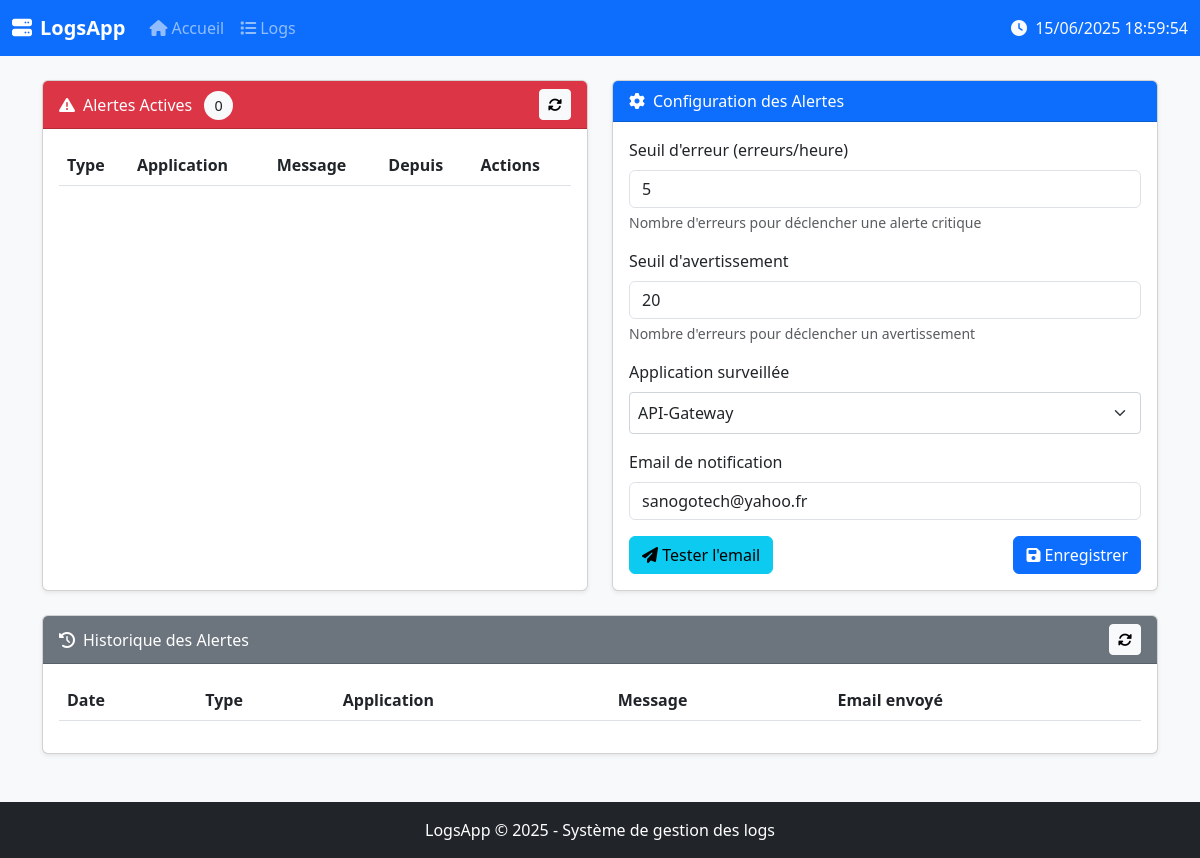
Screenshot of /alerts with the database file from the repository.
### tables this page shows
CREATE TABLE alert_config (
                    id INTEGER PRIMARY KEY AUTOINCREMENT,
                    error_threshold INTEGER DEFAULT 5,
                    warning_threshold INTEGER DEFAULT 20,
                    notification_email TEXT,
                    monitored_application TEXT,
                    last_updated TEXT DEFAULT CURRENT_TIMESTAMP
                );

### server/app.py (the view)
@app.route('/alerts')
def view_alerts():
    active_alerts = db.get_active_alerts()
    alert_history = db.get_alert_history(limit=50)
    alert_config = db.get_alert_config()
    applications = db.get_distinct_values('application')  # Nouveau
    return render_template(
        'alerts.html',
        active_alerts=active_alerts,
        alert_history=alert_history,
        alert_config=alert_config,
        applications=applications
    )

### server/app.py (called while the page is built)
@app.context_processor
def inject_global_vars():
    return {
        'now': datetime.now().strftime("%Y-%m-%d %H:%M:%S"),
        'app_name': 'LogsApp'
    }

### server/db_sqlite.py (called while the page is built, shortened)
    def get_distinct_values(self, column):
        if column not in ['application', 'tag', 'level', 'module', 'host']:
            return []
        return [row[0] for row in
               self.conn.execute(f'SELECT DISTINCT {column} FROM logs WHERE {column} IS NOT NULL')]

    def get_alert_history(self, limit=50):
        return self.conn.execute('''
            SELECT * FROM alerts
            WHERE status != 'active'
            ORDER BY created_at DESC
            LIMIT ?
        ''', (limit,)).fetchall()

    def get_alert_config(self):
        row = self.conn.execute('SELECT * FROM alert_config LIMIT 1').fetchone()
        if row:
            return dict(row)

### server/templates/alerts.html (shortened to what this page needs)
{% extends "base.html" %}
{% block extra_css %}
<link rel="stylesheet" href="https://cdn.datatables.net/1.13.6/css/dataTables.bootstrap5.min.css">
{% endblock %}
{% block content %}
<div class="row mb-4">
    <div class="col-md-6">
        <div class="card shadow-sm h-100 alert-card">
            <div class="card-header bg-danger text-white d-flex justify-content-between align-items-center">
                <div>
                    <i class="fas fa-exclamation-triangle me-2"></i>Alertes Actives
                    <span id="activeAlertsCounter" class="alert-counter bg-light text-dark ms-2">0</span>
                </div>
                <button id="refreshActiveAlertsBtn" class="btn btn-sm btn-light refresh-btn" title="Rafraîchir">
                    <i class="fas fa-sync-alt"></i>
                </button>
            </div>
            <div class="card-body position-relative">
                <div class="table-responsive">
                    <table id="activeAlertsTable" class="table table-hover">
                        <thead>
                            <tr>
                                <th>Type</th>
                                <th>Application</th>
                                <th>Message</th>
                                <th>Depuis</th>
                                <th>Actions</th>
                            </tr>
                        </thead>
                    </table>
                </div>
            </div>
        </div>
    </div>
    <div class="col-md-6">
        <div class="card shadow-sm h-100 alert-card">
            <div class="card-header bg-primary text-white">
                <i class="fas fa-cog me-2"></i>Configuration des Alertes
            </div>
            <div class="card-body">
                <form id="alertConfigForm">
                    <div class="mb-3">
                        <label class="form-label">Seuil d'erreur (erreurs/heure)</label>
                        <input type="number" class="form-control" name="error_threshold"
                               value="{{ alert_config.error_threshold }}" min="1" required>
                        <div class="form-text">Nombre d'erreurs pour déclencher une alerte critique</div>
                    </div>
                    <div class="mb-3">
                        <label class="form-label">Seuil d'avertissement</label>
                        <input type="number" class="form-control" name="warning_threshold"
                               value="{{ alert_config.warning_threshold }}" min="1" required>
                        <div class="form-text">Nombre d'erreurs pour déclencher un avertissement</div>
                    </div>
                    <div class="mb-3">
                        <label class="form-label">Application surveillée</label>
                        <select class="form-select application-select" name="monitored_application">
                            {% for app in applications %}
                            <option value="{{ app }}" {% if alert_config.monitored_application == app %}selected{% endif %}>
                                {{ app }}
                            </option>
                            {% endfor %}
                        </select>
                    </div>
                    <div class="mb-3">
                        <label class="form-label">Email de notification</label>
                        <input type="email" class="form-control" name="notification_email"
                               value="{{ alert_config.notification_email }}" required>
                    </div>
                    <div class="d-flex justify-content-between">
                        <button type="button" class="btn btn-info" id="testEmailBtn">
                            <i class="fas fa-paper-plane"></i> Tester l'email
                        </button>
                        <button type="submit" class="btn btn-primary">
                            <i class="fas fa-save"></i> Enregistrer
                        </button>
                    </div>
                </form>
            </div>
        </div>
    </div>
</div>
<div class="card shadow-sm mt-4 alert-card">
    <div class="card-header bg-secondary text-white d-flex justify-content-between align-items-center">
        <div>
            <i class="fas fa-history me-2"></i>Historique des Alertes
        </div>
        <button id="refreshHistoryBtn" class="btn btn-sm btn-light refresh-btn" title="Rafraîchir">
            <i class="fas fa-sync-alt"></i>
        </button>
    </div>
    <div class="card-body">
        <div class="table-responsive">
            <table id="alertsHistoryTable" class="table">
                <thead>
                    <tr>
                        <th>Date</th>
                        <th>Type</th>
                        <th>Application</th>
                        <th>Message</th>
                        <th>Email envoyé</th>
                    </tr>
                </thead>
            </table>
        </div>
    </div>
</div>
{% endblock %}

### server/templates/base.html (style rules this page uses)
.table-responsive { max-height: 70vh; overflow-y: auto; }

### server/templates/alerts.html (style rules this page uses)
.alert-card { transition: all 0.3s ease; }
.application-select { width: 100%; padding: 8px; border-radius: 4px; border: 1px solid #ced4da; }
.alert-counter { font-size: 0.9em; padding: 5px 10px; border-radius: 20px; }
.refresh-btn { cursor: pointer; transition: transform 0.3s ease; }

### rows the page displays
alert_config: error_threshold "5", warning_threshold "20", monitored_application "API-Gateway", notification_email "sanogotech@yahoo.fr"

### other values shown
{{ now[:4] }} "2025"
